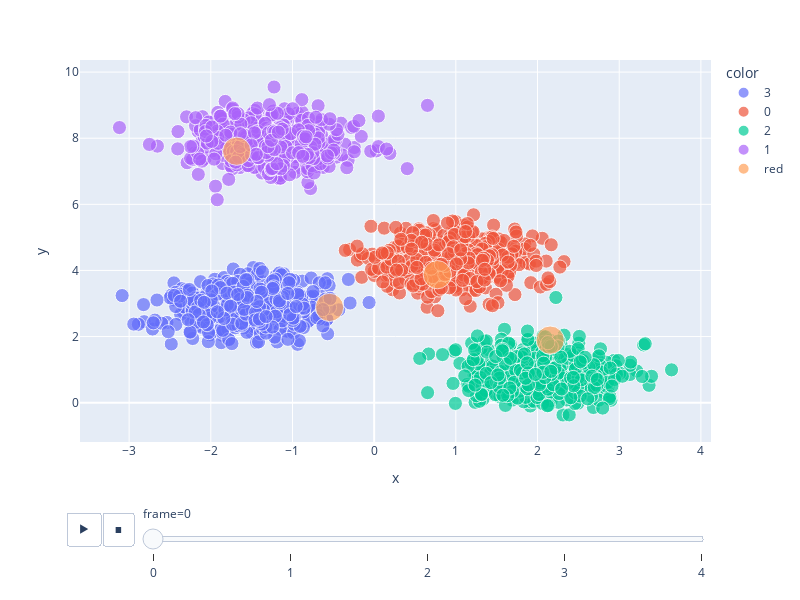

This figure's notebook cell:
### Code cell
import plotly.express as px

px.scatter(animation_df, x="x", y="y",
           animation_frame="frame",
           color="color", size='size', 
           width=800, height=600)

### Figure 1 — Plotly figure (JSON) as saved in the notebook; plotly's stock layout.template omitted (floating-point values rounded to 4 significant figures; data arrays with more than 128 entries replaced by an {"elided": "..."} marker saying what was removed)
{"data": [{"hovertemplate": "color=3<br>frame=0<br>x=%{x}<br>y=%{y}<br>size=%{marker.size}<extra></extra>", "legendgroup": "3", "marker": {"color": "#636efa", "size": {"elided": "501 int values"}, "sizemode": "area", "sizeref": 0.05, "symbol": "circle"}, "mode": "markers", "name": "3", "orientation": "v", "showlegend": true, "type": "scatter", "x": {"elided": "501 float values"}, "xaxis": "x", "y": {"elided": "501 float values"}, "yaxis": "y"}, {"hovertemplate": "color=0<br>frame=0<br>x=%{x}<br>y=%{y}<br>size=%{marker.size}<extra></extra>", "legendgroup": "0", "marker": {"color": "#EF553B", "size": {"elided": "498 int values"}, "sizemode": "area", "sizeref": 0.05, "symbol": "circle"}, "mode": "markers", "name": "0", "orientation": "v", "showlegend": true, "type": "scatter", "x": {"elided": "498 float values"}, "xaxis": "x", "y": {"elided": "498 float values"}, "yaxis": "y"}, {"hovertemplate": "color=2<br>frame=0<br>x=%{x}<br>y=%{y}<br>size=%{marker.size}<extra></extra>", "legendgroup": "2", "marker": {"color": "#00cc96", "size": {"elided": "501 int values"}, "sizemode": "area", "sizeref": 0.05, "symbol": "circle"}, "mode": "markers", "name": "2", "orientation": "v", "showlegend": true, "type": "scatter", "x": {"elided": "501 float values"}, "xaxis": "x", "y": {"elided": "501 float values"}, "yaxis": "y"}, {"hovertemplate": "color=1<br>frame=0<br>x=%{x}<br>y=%{y}<br>size=%{marker.size}<extra></extra>", "legendgroup": "1", "marker": {"color": "#ab63fa", "size": {"elided": "500 int values"}, "sizemode": "area", "sizeref": 0.05, "symbol": "circle"}, "mode": "markers", "name": "1", "orientation": "v", "showlegend": true, "type": "scatter", "x": {"elided": "500 float values"}, "xaxis": "x", "y": {"elided": "500 float values"}, "yaxis": "y"}, {"hovertemplate": "color=red<br>frame=0<br>x=%{x}<br>y=%{y}<br>size=%{marker.size}<extra></extra>", "legendgroup": "red", "marker": {"color": "#FFA15A", "size": [20, 20, 20, 20], "sizemode": "area", "sizeref": 0.05, "symbol": "circle"}, "mode": "markers", "name": "red", "orientation": "v", "showlegend": true, "type": "scatter", "x": [0.7731, -1.683, 2.155, -0.5463], "xaxis": "x", "y": [3.872, 7.606, 1.892, 2.882], "yaxis": "y"}], "layout": {"height": 600, "legend": {"itemsizing": "constant", "title": {"text": "color"}, "tracegroupgap": 0}, "margin": {"t": 60}, "sliders": [{"active": 0, "currentvalue": {"prefix": "frame="}, "len": 0.9, "pad": {"b": 10, "t": 60}, "steps": [{"args": [["0"], {"frame": {"duration": 0, "redraw": false}, "fromcurrent": true, "mode": "immediate", "transition": {"duration": 0, "easing": "linear"}}], "label": "0", "method": "animate"}, {"args": [["1"], {"frame": {"duration": 0, "redraw": false}, "fromcurrent": true, "mode": "immediate", "transition": {"duration": 0, "easing": "linear"}}], "label": "1", "method": "animate"}, {"args": [["2"], {"frame": {"duration": 0, "redraw": false}, "fromcurrent": true, "mode": "immediate", "transition": {"duration": 0, "easing": "linear"}}], "label": "2", "method": "animate"}, {"args": [["3"], {"frame": {"duration": 0, "redraw": false}, "fromcurrent": true, "mode": "immediate", "transition": {"duration": 0, "easing": "linear"}}], "label": "3", "method": "animate"}, {"args": [["4"], {"frame": {"duration": 0, "redraw": false}, "fromcurrent": true, "mode": "immediate", "transition": {"duration": 0, "easing": "linear"}}], "label": "4", "method": "animate"}], "x": 0.1, "xanchor": "left", "y": 0, "yanchor": "top"}], "updatemenus": [{"buttons": [{"args": [null, {"frame": {"duration": 500, "redraw": false}, "fromcurrent": true, "mode": "immediate", "transition": {"duration": 500, "easing": "linear"}}], "label": "&#9654;", "method": "animate"}, {"args": [[null], {"frame": {"duration": 0, "redraw": false}, "fromcurrent": true, "mode": "immediate", "transition": {"duration": 0, "easing": "linear"}}], "label": "&#9724;", "method": "animate"}], "direction": "left", "pad": {"r": 10, "t": 70}, "showactive": false, "type": "buttons", "x": 0.1, "xanchor": "right", "y": 0, "yanchor": "top"}], "width": 800, "xaxis": {"anchor": "y", "domain": [0, 1], "title": {"text": "x"}}, "yaxis": {"anchor": "x", "domain": [0, 1], "title": {"text": "y"}}}}
